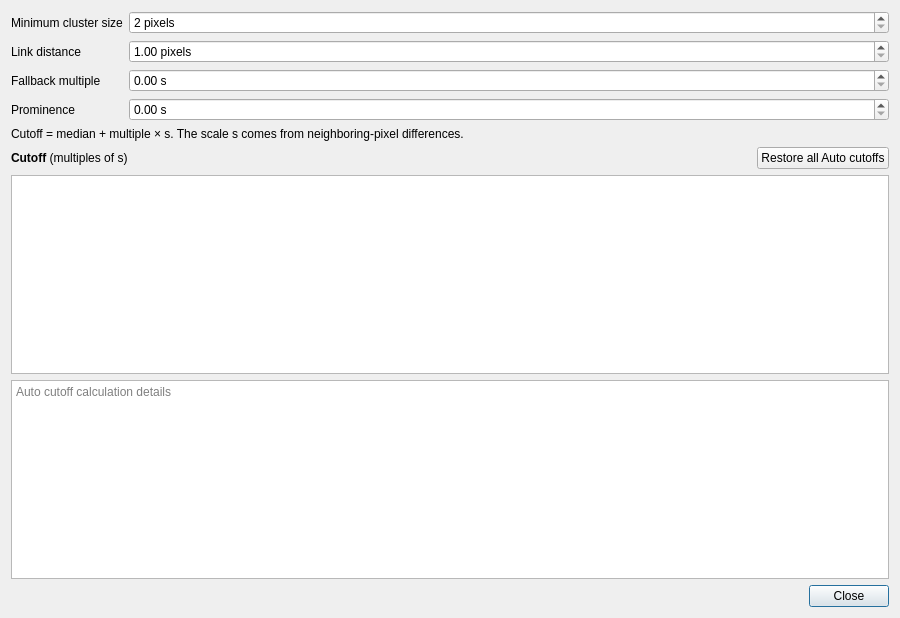
<?xml version="1.0" encoding="UTF-8"?>
<ui version="4.0">
 <class>AbundanceClusteringOptionsDialog</class>
 <widget class="QDialog" name="AbundanceClusteringOptionsDialog">
  <property name="windowTitle"><string>Abundance clustering options</string></property>
  <property name="minimumSize"><size><width>900</width><height>600</height></size></property>
  <layout class="QVBoxLayout" name="mainLayout">
   <item><layout class="QFormLayout" name="settingsLayout">
    <item row="0" column="0"><widget class="QLabel" name="minimumLabel"><property name="text"><string>Minimum cluster size</string></property></widget></item>
    <item row="0" column="1"><widget class="QSpinBox" name="minClusterSize"><property name="minimum"><number>2</number></property><property name="maximum"><number>100000000</number></property><property name="suffix"><string> pixels</string></property></widget></item>
    <item row="1" column="0"><widget class="QLabel" name="radiusLabel"><property name="text"><string>Link distance</string></property></widget></item>
    <item row="1" column="1"><widget class="QDoubleSpinBox" name="linkRadius"><property name="minimum"><double>1</double></property><property name="maximum"><double>10</double></property><property name="singleStep"><double>0.25</double></property><property name="suffix"><string> pixels</string></property></widget></item>
    <item row="2" column="0"><widget class="QLabel" name="cutoffScaleLabel"><property name="text"><string>Fallback multiple</string></property></widget></item>
    <item row="2" column="1"><layout class="QHBoxLayout" name="cutoffLayout"><item><widget class="QDoubleSpinBox" name="cutoffScale"><property name="minimum"><double>0</double></property><property name="maximum"><double>1000</double></property><property name="singleStep"><double>0.5</double></property><property name="suffix"><string> s</string></property></widget></item></layout></item>
    <item row="3" column="0"><widget class="QLabel" name="prominenceLabel"><property name="text"><string>Prominence</string></property></widget></item>
    <item row="3" column="1"><widget class="QDoubleSpinBox" name="prominence"><property name="minimum"><double>0</double></property><property name="maximum"><double>1000</double></property><property name="singleStep"><double>1</double></property><property name="suffix"><string> s</string></property></widget></item>
   </layout></item>
   <item><widget class="QLabel" name="thresholdExplanation"><property name="text"><string>Cutoff = median + multiple × s. The scale s comes from neighboring-pixel differences.</string></property><property name="wordWrap"><bool>true</bool></property></widget></item>
   <item><layout class="QHBoxLayout" name="cutoffHeaderLayout">
    <item><widget class="QLabel" name="cutoffHeading"><property name="text"><string>&lt;b&gt;Cutoff&lt;/b&gt; (multiples of s)</string></property></widget></item>
    <item><spacer name="cutoffHeaderSpacer"><property name="orientation"><enum>Qt::Horizontal</enum></property><property name="sizeHint" stdset="0"><size><width>0</width><height>0</height></size></property></spacer></item>
    <item><widget class="QPushButton" name="restoreAuto"><property name="autoDefault"><bool>false</bool></property><property name="default"><bool>false</bool></property><property name="text"><string>Restore all Auto cutoffs</string></property></widget></item>
   </layout></item>
   <item><widget class="QTableWidget" name="thresholdTable">
    <property name="tabKeyNavigation"><bool>false</bool></property>
    <property name="selectionMode"><enum>QAbstractItemView::SingleSelection</enum></property>
   </widget></item>
   <item><widget class="QPlainTextEdit" name="cutoffDetails">
    <property name="readOnly"><bool>true</bool></property>
    <property name="minimumHeight"><number>80</number></property>
    <property name="maximumHeight"><number>140</number></property>
    <property name="placeholderText"><string>Auto cutoff calculation details</string></property>
   </widget></item>
   <item><widget class="QDialogButtonBox" name="buttonBox"><property name="standardButtons"><set>QDialogButtonBox::Close</set></property></widget></item>
  </layout>
 </widget>
 <resources/>
 <connections/>
</ui>
